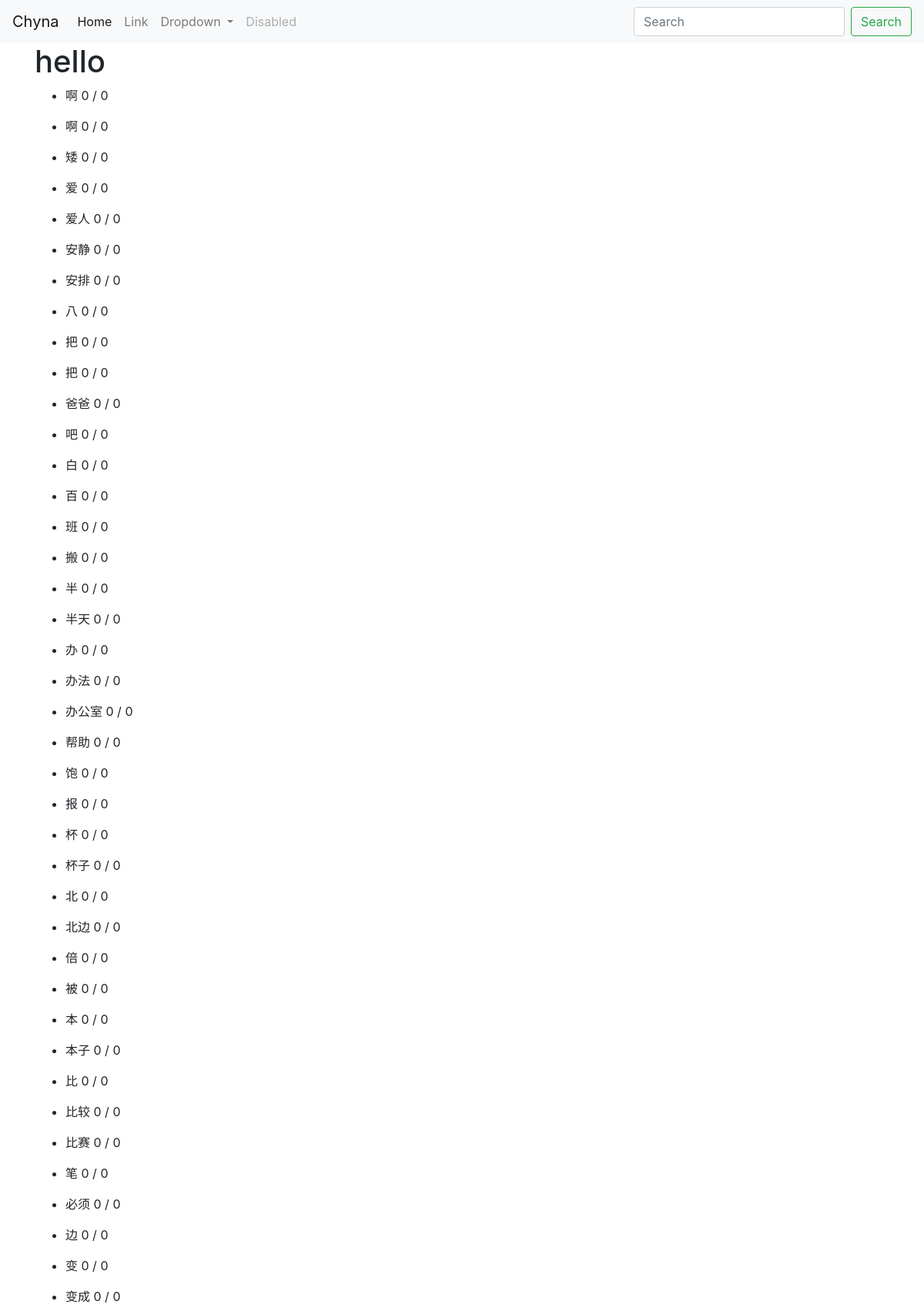
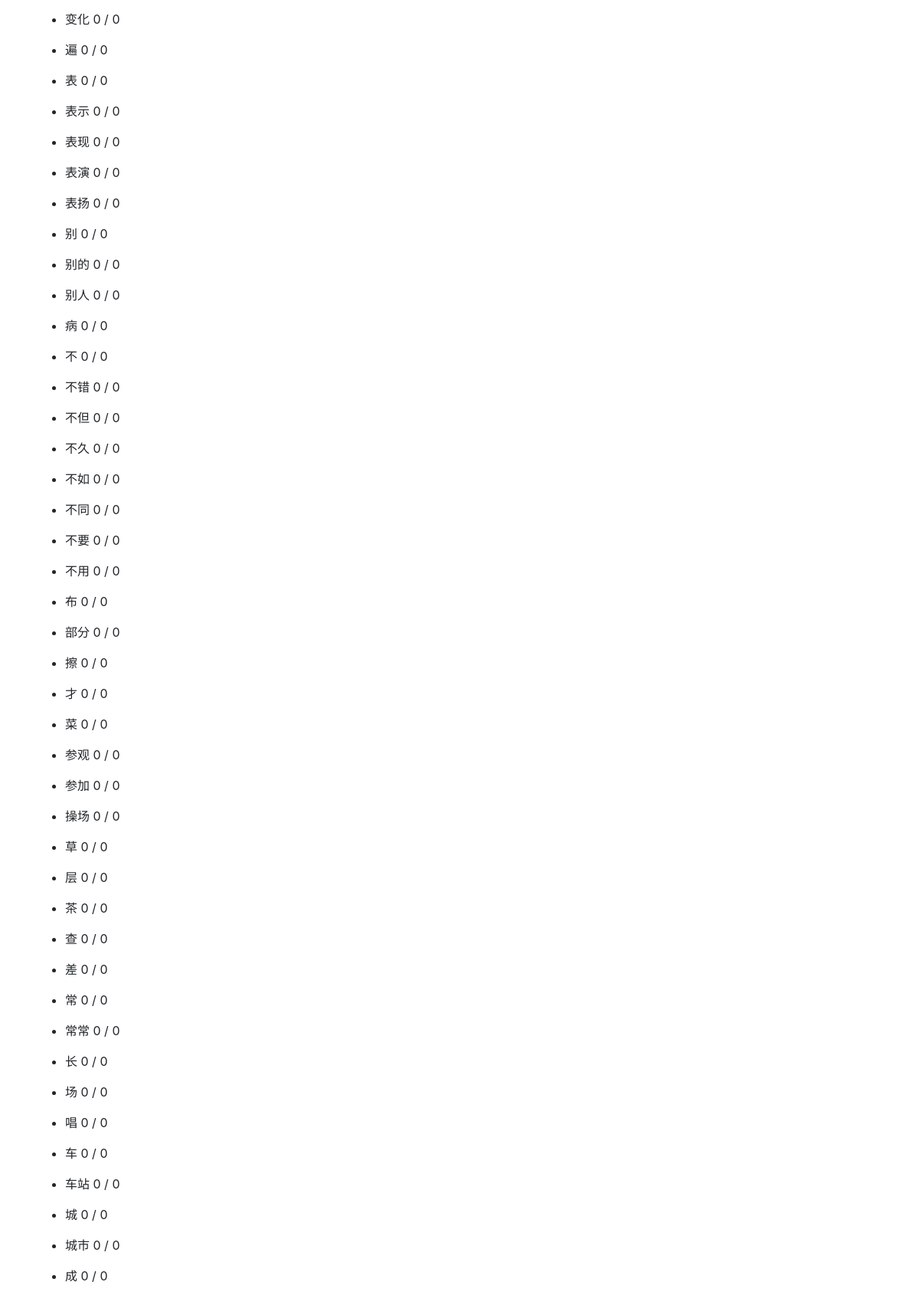
/view_entry_tier/0 (upper part), run on the app's committed database (2 pictures, top to bottom).
### flash_cards/models.py (models this page shows, shortened)
class Entry(models.Model):
    headword = models.CharField(max_length=200, blank=False)
    pron = models.CharField(max_length=200, blank=False)
    defn = models.CharField(max_length=200, blank=False)
    category = models.CharField(max_length=200, blank=False)
    def toMap(self):
        return {
            "headword": self.headword,
            "pron": self.pron,
            "defn": self.defn,
            "category": self.category,
            "pk": self.pk
        }

### flash_cards/views.py (the view)
# urls.py: path('view_entry_tier/<tier>', views.EntryTierView.as_view(), name='view_entry_tier'),
class EntryTierView(View):
    def getContext(self, tier):
        entryTiers = getEntryTiers(Entry.objects.all())
        entries = entryTiers[int(tier)]
        entryScores = []
        for entry in entries:
            attempts = entry.attempt_set.all()
            correct = attempts.filter(correct=True)
            entryScores.append({
                "entry": entry.toMap(),
                "attempts": len(attempts),
                "correct": len(correct)
            })
        return {
            "entry_scores": entryScores
        }
    def get(self, request, tier):
        return render(request, 'flash_cards/view_entry_tier.html', self.getContext(tier))

### flash_cards/helpers.py (called while the page is built)
def getEntryTiers(entries):
    entryTiers = [[], [], [], []] # rankings from tiers 0 to 3
    for entry in entries:
        entryRank = rankEntry(entry)
        entryTiers[entryRank].append(entry)
    return entryTiers

def rankEntry(entry):
    attempts = entry.attempt_set.all().order_by('-created_at')
    if len(attempts) == 0: return 0
    if len(attempts) < T2_MIN_ATTEMPTS: return 1 # not enough attempts
    correct = len([attempt for attempt in attempts[:T2_NUM_CORRECT] if attempt.correct])
    if correct < T2_NUM_CORRECT: return 1 # not proficient enough
    if len(attempts) < T3_MIN_ATTEMPTS: return 2
    correct = len([attempt for attempt in attempts[:T3_NUM_CORRECT] if attempt.correct])
    if correct < T3_NUM_CORRECT: return 2
    return 3

### templates/flash_cards/view_entry_tier.html
{% extends 'base.html' %}
{% block content %}
    <h1>hello</h1>
    {% for entry_score in entry_scores %}
        <ul>
            <li>
                {{ entry_score.entry.headword }}
                {{ entry_score.correct }} / {{ entry_score.attempts }}
            </li>
        </ul>
    {% endfor %}
{% endblock %}

### templates/base.html (shortened to what this page needs)
<!DOCTYPE html>
<html lang="en">
<head>
    <link href="https://stackpath.bootstrapcdn.com/bootstrap/4.3.1/css/bootstrap.min.css" rel="stylesheet">
</head>
<body>
<nav class="navbar navbar-expand-lg navbar-light bg-light">
    <a class="navbar-brand" href="/">Chyna</a>
    <div class="collapse navbar-collapse" id="navbarSupportedContent">
        <ul class="navbar-nav mr-auto">
            <li class="nav-item active">
                <a class="nav-link" href="/">Home <span class="sr-only">(current)</span></a>
            </li>
            <li class="nav-item">
                <a class="nav-link" href="#">Link</a>
            </li>
            <li class="nav-item dropdown">
                <a class="nav-link dropdown-toggle" href="#" id="navbarDropdown" role="button" data-toggle="dropdown" aria-haspopup="true" aria-expanded="false">
                    Dropdown
                </a>
            </li>
            <li class="nav-item">
                <a class="nav-link disabled" href="#">Disabled</a>
            </li>
        </ul>
        <form class="form-inline my-2 my-lg-0">
            <input class="form-control mr-sm-2" type="search" placeholder="Search" aria-label="Search">
            <button class="btn btn-outline-success my-2 my-sm-0" type="submit">Search</button>
        </form>
    </div>
</nav>
<div class="container">
    {% block content %}
    {% endblock %}
</div>
</body>
</html>

### data on the page
Entry: entry.headword "爱人"
Entry: entry.headword "安静"
Entry: entry.headword "安排"
Entry: entry.headword "爸爸"
Entry: entry.headword "半天"
Entry: entry.headword "办法"
Entry: entry.headword "办公室"
Entry: entry.headword "帮助"
Entry: entry.headword "杯子"
Entry: entry.headword "北边"
Entry: entry.headword "本子"
Entry: entry.headword "比较"
Entry: entry.headword "比赛"
Entry: entry.headword "必须"
Entry: entry.headword "变成"
Entry: entry.headword "变化"
Entry: entry.headword "表示"
Entry: entry.headword "表现"
Entry: entry.headword "表演"
Entry: entry.headword "表扬"
Entry: entry.headword "别的"
Entry: entry.headword "别人"
Entry: entry.headword "不错"
Entry: entry.headword "不但"
Entry: entry.headword "不久"
Entry: entry.headword "不如"
Entry: entry.headword "不同"
Entry: entry.headword "不要"
Entry: entry.headword "不用"
Entry: entry.headword "部分"
Entry: entry.headword "参观"
Entry: entry.headword "参加"
Entry: entry.headword "操场"
Entry: entry.headword "常常"
Entry: entry.headword "车站"
Entry: entry.headword "城市"

### other printed values
{{ entry_score.entry.headword }} "啊" "啊" "矮" "爱" "八" "把" "把" "吧" "白" "百" "班" "搬" "半" "办" "饱" "报" "杯" "北" "倍" "被" "本" "比" "笔" "边" "变" "遍" "表" "别" "病" "不" "布" "擦" "才" "菜" "草" "层" "茶" "查" "差" "常" "长" "场" "唱" "车" "城" "成"
{{ entry_score.correct }} "0" "0" "0" "0" "0" "0" "0" "0" "0" "0" "0" "0" "0" "0" "0" "0" "0" "0" "0" "0" "0" "0" "0" "0" "0" "0" "0" "0" "0" "0" "0" "0" "0" "0" "0" "0" "0" "0" "0" "0" "0" "0" "0" "0" "0" "0" "0" "0" "0" "0" "0" "0" "0" "0" "0" "0" "0" "0" "0" "0" "0" "0" "0" "0" "0" "0" "0" "0" "0" "0" "0" "0" "0" "0" "0" "0" "0" "0" "0" "0" "0" "0"
{{ entry_score.attempts }} "0" "0" "0" "0" "0" "0" "0" "0" "0" "0" "0" "0" "0" "0" "0" "0" "0" "0" "0" "0" "0" "0" "0" "0" "0" "0" "0" "0" "0" "0" "0" "0" "0" "0" "0" "0" "0" "0" "0" "0" "0" "0" "0" "0" "0" "0" "0" "0" "0" "0" "0" "0" "0" "0" "0" "0" "0" "0" "0" "0" "0" "0" "0" "0" "0" "0" "0" "0" "0" "0" "0" "0" "0" "0" "0" "0" "0" "0" "0" "0" "0" "0"
